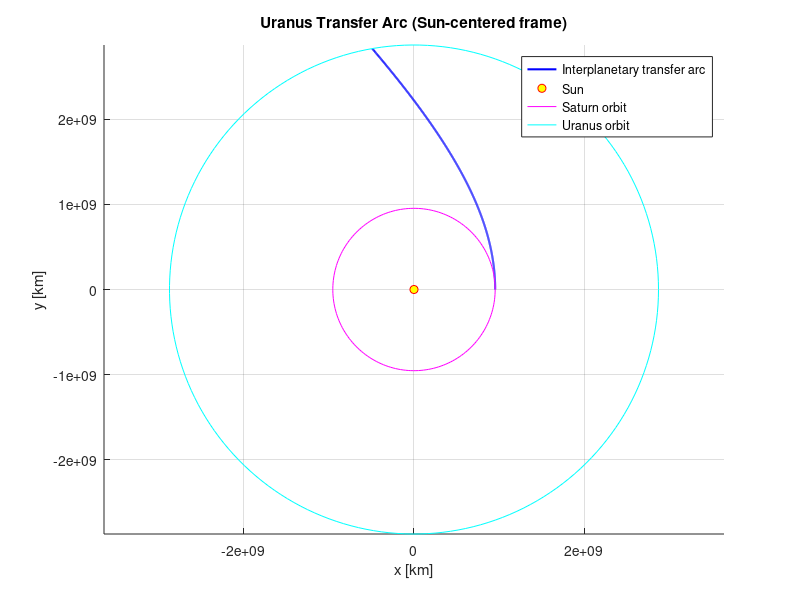

Reproduce this figure in MATLAB.
%% Uranus arrival
% Once we have exited the Saturn SOI we need to arrive to the Uranus SOI so
% we have to analyze the transfer arc from Saturn to Uranus.
clc 
close all

%% Definition of the problem constants (all in km and km/s)
MuS = 1.32712440018e11;         % Sun GM [km^3/s^2]
MuU = 5793939;                  % Uranus GM [km^3/s^2]
Ru = 2872.46e6;                 % Uranus semimajore axis [km]
Rs  = 9.537e8;                  % Saturn semimajor axis [km]
r_soi = Ru*(MuU/MuS)^(2/5);     % Uranus Sphere of Influence radius [km]

%% Transfer arc variable to go from Saturn to Uranus (1 independent)
v_minus = 18;                       % S/C heliocentric velocity outside the Saturn SOI [km/s]
a = (2/Rs - v_minus^2 / MuS)^-1;    % semimajor axis of interplanetary transfer arc [km]
e = 1-Rs/a;                         % eccentricity of interplanetary transfer arc

%% True anomaly and velocity at the arrival of Uranus SOI
value=(a*(1-e^2)/(e*Ru))- 1/e;                                  % variable to check the value of true anomaly
theta_star_plus = acos(value);                                  % true anomaly of S/C outside the Uranus SOI
v_r_plus = sqrt(MuS/a*(1-e^2))*e*sin(theta_star_plus);          % radial orbital component of S/C velocity at the encounter of Uranus SOI
v_theta_plus = sqrt(MuS/a*(1-e^2)*(1+e*cos(theta_star_plus)));  % tangent orbital component of S/C velocity at the encounter of Uranus SOI
v_plus = sqrt(v_r_plus^2 + v_theta_plus^2);

%% Check if the value of true anomaly is in the range [-1,1]

if value<-1 || value>1
    fprintf('ERROR!! the true anomaly is a complex number, check the heliocentric S/C velocity');
    return
end
%% Check if the eccentricity of the transfer arc is in the range [0,inf]

if e<0
    fprintf('ERROR!! the eccentrcity must be a positive number, check the heliocentric S/C velocity');
    return
end
%% Plots and results

fprintf('True anomaly at the encounter of Uranus SOI : %.2f°\n', rad2deg(theta_star_plus));
fprintf('The S/C heliocentric velocity at the encounter of Uranus SOI : %.2f km/s\n', v_plus);

%% Plot of the trasfer arc in the Sun centered frame
figure; hold on; axis equal; grid on
title('Uranus Transfer Arc (Sun-centered frame)');
xlabel('x [km]'); ylabel('y [km]');

% Range of true anomaly to plot the transfer arc
theta = linspace(0, theta_star_plus, 1000);
r = (a*(1-e^2))./(1 + e*cos(theta));

% Convert to Cartesian
x = r .* cos(theta);
y = r .* sin(theta);

% Plot transfer arc trajectory
plot(x, y, 'b', 'LineWidth', 1.5);

% Plot Sun point
plot(0, 0, 'ro', 'MarkerFaceColor','y');

% Draw Saturn orbit for context
theta_circle = linspace(0,2*pi,200);
plot(Rs*cos(theta_circle), Rs*sin(theta_circle), '-m');

% Draw Uranus orbit for context
theta_circle = linspace(0,2*pi,200);
plot(Ru*cos(theta_circle), Ru*sin(theta_circle), '-c');

legend('Interplanetary transfer arc','Sun','Saturn orbit','Uranus orbit');